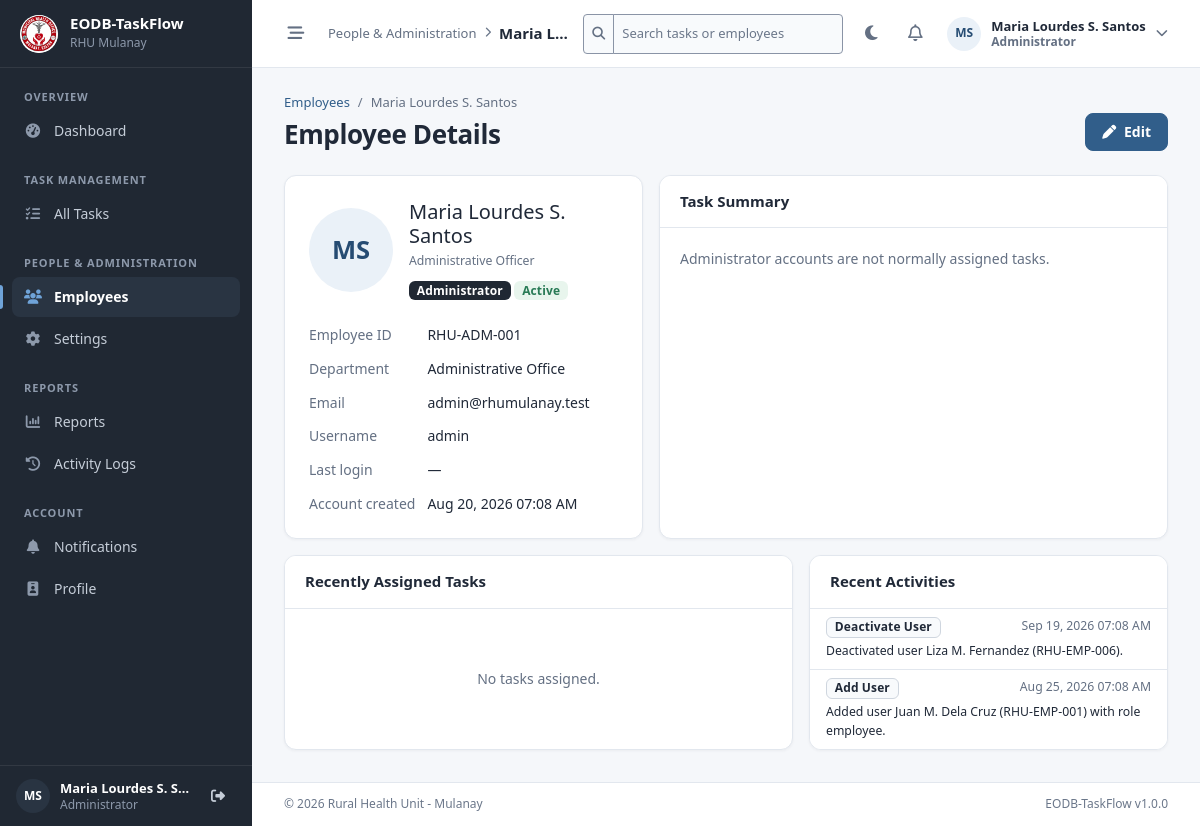
The page /admin/view_user.php?id=1 (signed in) on the database its author committed.
### tables this page shows
CREATE TABLE `users` (
  `id`             INT UNSIGNED  NOT NULL AUTO_INCREMENT,
  `employee_id`    VARCHAR(20)   NOT NULL COMMENT 'Office-issued employee number, e.g. RHU-EMP-001',
  `full_name`      VARCHAR(150)  NOT NULL,
  `username`       VARCHAR(50)   NOT NULL,
  `email`          VARCHAR(150)  NOT NULL,
  `password`       VARCHAR(255)  NOT NULL COMMENT 'bcrypt hash from PHP password_hash()',
  `role`           ENUM('admin','supervisor','employee') NOT NULL DEFAULT 'employee',
  `department_id`  INT UNSIGNED  NULL DEFAULT NULL,
  `position`       VARCHAR(100)  NULL DEFAULT NULL,
  `status`         ENUM('active','inactive') NOT NULL DEFAULT 'active',
  `profile_photo`  VARCHAR(255)  NULL DEFAULT NULL COMMENT 'File name inside assets/images/profiles/',
  `last_login_at`  DATETIME      NULL DEFAULT NULL,
  `created_at`     DATETIME      NOT NULL DEFAULT CURRENT_TIMESTAMP,
  `updated_at`     DATETIME      NOT NULL DEFAULT CURRENT_TIMESTAMP ON UPDATE CURRENT_TIMESTAMP,
  PRIMARY KEY (`id`),
  UNIQUE KEY `uq_users_employee_id` (`employee_id`),
  UNIQUE KEY `uq_users_username`    (`username`),
  UNIQUE KEY `uq_users_email`       (`email`),
  KEY `idx_users_role_status` (`role`, `status`),
  KEY `idx_users_department`  (`department_id`),
  KEY `idx_users_full_name`   (`full_name`),
  CONSTRAINT `fk_users_department`
    FOREIGN KEY (`department_id`) REFERENCES `departments` (`id`)
    ON UPDATE CASCADE ON DELETE SET NULL
);

CREATE TABLE `departments` (
  `id`          INT UNSIGNED  NOT NULL AUTO_INCREMENT,
  `name`        VARCHAR(100)  NOT NULL,
  `description` VARCHAR(255)  NULL DEFAULT NULL,
  `created_at`  DATETIME      NOT NULL DEFAULT CURRENT_TIMESTAMP,
  PRIMARY KEY (`id`),
  UNIQUE KEY `uq_departments_name` (`name`)
);

CREATE TABLE `activity_logs` (
  `id`           INT UNSIGNED  NOT NULL AUTO_INCREMENT,
  `user_id`      INT UNSIGNED  NULL DEFAULT NULL,
  `action`       VARCHAR(50)   NOT NULL,
  `description`  VARCHAR(500)  NOT NULL,
  `ip_address`   VARCHAR(45)   NULL DEFAULT NULL COMMENT 'IPv4 or IPv6',
  `created_at`   DATETIME      NOT NULL DEFAULT CURRENT_TIMESTAMP,
  PRIMARY KEY (`id`),
  KEY `idx_activity_logs_user`       (`user_id`),
  KEY `idx_activity_logs_action`     (`action`),
  KEY `idx_activity_logs_created_at` (`created_at`),
  CONSTRAINT `fk_activity_logs_user`
    FOREIGN KEY (`user_id`) REFERENCES `users` (`id`)
    ON UPDATE CASCADE ON DELETE SET NULL
);

### admin/view_user.php (the view, shortened to what the rows shown need)
<?php
require_once __DIR__ . '/../includes/auth.php';
$userId = get_int('id');
$user = $userId > 0 ? fetch_user_by_id($userId) : null;
$statusExpr = effective_status_sql('t');
$summaryStmt = db()->prepare(
    "SELECT COUNT(*) AS total,
            COALESCE(SUM({$statusExpr} = 'Completed'), 0)   AS completed,
            COALESCE(SUM({$statusExpr} = 'Pending'), 0)     AS pending,
            COALESCE(SUM({$statusExpr} = 'In Progress'), 0) AS in_progress,
            COALESCE(SUM({$statusExpr} = 'Overdue'), 0)     AS overdue
       FROM tasks t
      WHERE t.assigned_to = ?"
);
$summaryStmt->execute([$user['id']]);
$summary = $summaryStmt->fetch();
$total = (int) $summary['total'];
$logStmt = db()->prepare(
    'SELECT action, description, created_at
       FROM activity_logs
      WHERE user_id = ?
      ORDER BY created_at DESC, id DESC
      LIMIT 8'
);
$logStmt->execute([$user['id']]);
$activities = $logStmt->fetchAll();
$photo = profile_photo_url($user['profile_photo']);
require __DIR__ . '/../includes/header.php';
?>
<div class="page-header">
    <div>
        <nav aria-label="breadcrumb">
            <ol class="breadcrumb">
                <li class="breadcrumb-item"><a href="<?= e(url('admin/users.php')) ?>">Employees</a></li>
                <li class="breadcrumb-item active" aria-current="page"><?= e($user['full_name']) ?></li>
            </ol>
        </nav>
        <h1 class="page-title">Employee Details</h1>
    </div>
</div>
<div class="row g-3 mb-3">
    <div class="col-lg-5">
        <div class="card h-100">
            <div class="card-body p-4">
                <div class="d-flex align-items-center gap-3 mb-4">
                    <?php if ($photo): ?>
                        <img src="<?= e($photo) ?>" alt="" class="avatar avatar-lg">
                    <?php else: ?>
                        <span class="avatar avatar-lg"><?= e(initials($user['full_name'])) ?></span>
                    <?php endif; ?>
                    <div class="min-w-0">
                        <h2 class="h5 mb-1"><?= e($user['full_name']) ?></h2>
                        <div class="text-muted small mb-2"><?= e($user['position'] ?: 'No position set') ?></div>
                        <?= role_badge($user['role']) ?> <?= account_status_badge($user['status']) ?>
                    </div>
                </div>
                <dl class="detail-list">
                    <dt>Employee ID</dt><dd><?= e($user['employee_id']) ?></dd>
                    <dt>Department</dt><dd><?= e($user['department'] ?? '—') ?></dd>
                    <dt>Email</dt><dd><?= e($user['email']) ?></dd>
                    <dt>Username</dt><dd><?= e($user['username']) ?></dd>
                    <dt>Last login</dt><dd><?= e(format_datetime($user['last_login_at'])) ?></dd>
                    <dt>Account created</dt><dd><?= e(format_datetime($user['created_at'])) ?></dd>
                </dl>
            </div>
        </div>
    </div>
    <div class="col-lg-7">
        <div class="card h-100">
            <div class="card-body">
                <?php if ($user['role'] !== 'employee' && $total === 0): ?>
                    <p class="text-muted mb-2">
                        <?= e(role_label($user['role'])) ?> accounts are not normally assigned tasks.
                    </p>
                <?php endif; ?>
            </div>
        </div>
    </div>
</div>
<div class="row g-3">
    <div class="col-xl-5">
        <div class="card h-100">
            <?php if (!$activities): ?>
                <div class="empty-state">No activities recorded.</div>
            <?php else: ?>
                <ul class="list-group list-group-flush">
                    <?php foreach ($activities as $log): ?>
                        <li class="list-group-item">
                            <div class="d-flex justify-content-between gap-2">
                                <span class="badge text-bg-light border"><?= e(action_label($log['action'])) ?></span>
                                <span class="small text-muted text-nowrap"><?= e(format_datetime($log['created_at'])) ?></span>
                            </div>
                            <div class="small mt-1"><?= e($log['description']) ?></div>
                        </li>
                    <?php endforeach; ?>
                </ul>
            <?php endif; ?>
        </div>
    </div>
</div>
<?php require __DIR__ . '/../includes/footer.php'; ?>

### includes/sidebar.php (shortened to what the rows shown need)
<?php
$sidebarUser   = current_user();
$sidebarPhoto  = profile_photo_url($sidebarUser['profile_photo']);
?>
<aside class="app-sidebar" id="appSidebar" aria-label="Main navigation">
    <div class="sidebar-user">
        <?php if ($sidebarPhoto): ?>
            <img src="<?= e($sidebarPhoto) ?>" alt="" class="avatar avatar-sm">
        <?php else: ?>
            <span class="avatar avatar-sm" aria-hidden="true"><?= e(initials($sidebarUser['full_name'])) ?></span>
        <?php endif; ?>
        <span class="sidebar-user-text">
            <span class="sidebar-user-name"><?= e($sidebarUser['full_name']) ?></span>
            <span class="sidebar-user-role"><?= e(role_label($sidebarUser['role'])) ?></span>
        </span>
        <form method="post" action="<?= e(url('logout.php')) ?>" class="m-0">
            <button type="submit" class="sidebar-user-action" title="Logout" aria-label="Logout">
            </button>
        </form>
    </div>
</aside>

### includes/navbar.php (shortened to what the rows shown need)
<?php
$navUser = current_user();
$navPhoto    = profile_photo_url($navUser['profile_photo']);
?>
<header class="app-topbar">
    <div class="topbar-actions">
        <?php $searchHint = $navUser['role'] === 'employee' ? 'Search my tasks' : 'Search tasks or employees'; ?>
        <form method="get" action="<?= e(url('search/index.php')) ?>" class="topbar-search d-none d-md-block me-1" role="search">
            <div class="input-group input-group-sm">
                <span class="input-group-text"><i class="fa-solid fa-magnifying-glass" aria-hidden="true"></i></span>
                <input type="search" name="q" class="form-control" placeholder="<?= e($searchHint) ?>"
                       maxlength="100" aria-label="<?= e($searchHint) ?>">
            </div>
        </form>
        <div class="dropdown">
            <button class="btn btn-link topbar-user" type="button" data-bs-toggle="dropdown" aria-expanded="false">
                <?php if ($navPhoto): ?>
                    <img src="<?= e($navPhoto) ?>" alt="" class="avatar avatar-sm">
                <?php else: ?>
                    <span class="avatar avatar-sm"><?= e(initials($navUser['full_name'])) ?></span>
                <?php endif; ?>
                <span class="topbar-user-text d-none d-md-block">
                    <span class="topbar-user-name"><?= e($navUser['full_name']) ?></span>
                    <span class="topbar-user-role"><?= e(role_label($navUser['role'])) ?></span>
                </span>
                <i class="fa-solid fa-chevron-down small text-muted d-none d-md-inline"></i>
            </button>
        </div>
    </div>
</header>

### includes/functions.php (shortened to what the rows shown need)
<?php
function e(mixed $value): string
{
    return htmlspecialchars((string) ($value ?? ''), ENT_QUOTES | ENT_SUBSTITUTE, 'UTF-8');
}
function url(string $path = ''): string
{
    return BASE_URL . '/' . ltrim($path, '/');
}
function asset(string $path): string
{
    $path = ltrim($path, '/');
    $file = BASE_PATH . '/assets/' . $path;
    $version = is_file($file) ? '?v=' . filemtime($file) : '';
    return url('assets/' . $path) . $version;
}
function get_int(string $key): int
{
    $value = filter_var($_GET[$key] ?? null, FILTER_VALIDATE_INT, ['options' => ['min_range' => 1]]);
    return $value === false || $value === null ? 0 : (int) $value;
}
function role_label(string $role): string
{
    return match ($role) {
        'admin'      => 'Administrator',
        'supervisor' => 'Supervisor',
        'employee'   => 'Employee',
        default      => 'Unknown',
    };
}
function format_date(?string $value, string $format = 'M d, Y'): string
{
    if ($value === null || $value === '') {
        return '—';
    }
    $time = strtotime($value);
    return $time === false ? '—' : date($format, $time);
}
function format_datetime(?string $value): string
{
    return format_date($value, 'M d, Y h:i A');
}
function initials(string $name): string
{
    $parts = preg_split('/\s+/u', trim($name)) ?: [];
    $parts = array_values(array_filter($parts, fn ($p) => !str_ends_with($p, '.') || mb_strlen($p) > 2));
    $first = mb_substr($parts[0], 0, 1);
    $last  = count($parts) > 1 ? mb_substr($parts[count($parts) - 1], 0, 1) : '';
    return mb_strtoupper($first . $last);
}
function profile_photo_url(?string $photo): ?string
{
    if ($photo === null || $photo === '' || basename($photo) !== $photo) {
        return null;
    }
    return is_file(PROFILE_UPLOAD_DIR . '/' . $photo) ? asset('images/profiles/' . $photo) : null;
}
function role_badge(string $role): string
{
    $class = match ($role) {
        'admin'      => 'text-bg-dark',
        'supervisor' => 'text-bg-secondary',
        default      => 'text-bg-light border',
    };
    return '<span class="badge ' . $class . '">' . e(role_label($role)) . '</span>';
}
function account_status_badge(string $status): string
{
    return $status === 'active'
        ? '<span class="badge badge-account-active">Active</span>'
        : '<span class="badge badge-account-inactive">Inactive</span>';
}
function action_label(string $action): string
{
    return match ($action) {
        'login'               => 'Login',
        'login_failed'        => 'Failed Login',
        'logout'              => 'Logout',
        'create_task'         => 'Create Task',
        'assign_task'         => 'Assign Task',
        'update_task'         => 'Update Task',
        'complete_task'       => 'Complete Task',
        'delete_task'         => 'Delete Task',
        'add_user'            => 'Add User',
        'edit_user'           => 'Edit User',
        'deactivate_user'     => 'Deactivate User',
        'activate_user'       => 'Activate User',
        'update_profile'      => 'Update Profile',
        'update_settings'     => 'Update Settings',
        'generate_report'     => 'Generate Report',
        'unauthorized_access' => 'Blocked Access',
        'security'            => 'Security',
        'system'              => 'System',
        default               => ucwords(str_replace('_', ' ', $action)),
    };
}
function effective_status_sql(string $alias = 't'): string
{
    return "(CASE WHEN {$alias}.status <> 'Completed' AND {$alias}.deadline < CURDATE()"
        . " THEN 'Overdue' ELSE {$alias}.status END)";
}

### rows shown on the page
users: full_name "MS", full_name "Maria Lourdes S. S…", role "Administrator", q "Search tasks or employees", full_name "Maria Lourdes S. Santos", position "Administrative Officer", employee "RHU-ADM-001", department.name "Administrative Office", email "admin@rhumulanay.test", username "admin", last_login_at "—", created_at "Aug 20, 2026 07:08 AM"
activity_logs: action "Deactivate User", created_at "Sep 19, 2026 07:08 AM", description "Deactivated user Liza M. Fernandez (RHU-EMP-006)."
activity_logs: action "Add User", created_at "Aug 25, 2026 07:08 AM", description "Added user Juan M. Dela Cruz (RHU-EMP-001) with role employee."

### other values the page prints
app_name() "EODB-TaskFlow"
$currentGroup "OVERVIEW"
$item['label'] "Dashboard"
$currentGroup "TASK MANAGEMENT"
$item['label'] "All Tasks"
$currentGroup "PEOPLE & ADMINISTRATION"
$item['label'] "Employees"
$item['label'] "Settings"
$currentGroup "REPORTS"
$item['label'] "Reports"
$item['label'] "Activity Logs"
$currentGroup "ACCOUNT"
$item['label'] "Notifications"
$item['label'] "Profile"
$navContext "People & Administration"
